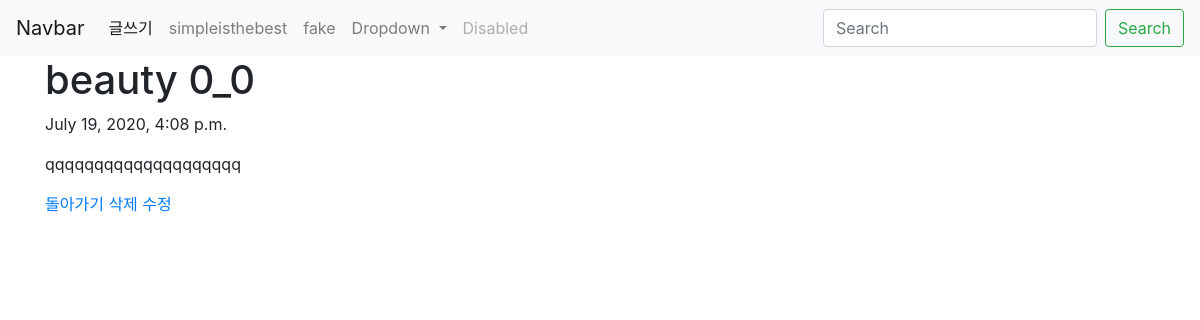
Before: /blog/1/ with the older database file.
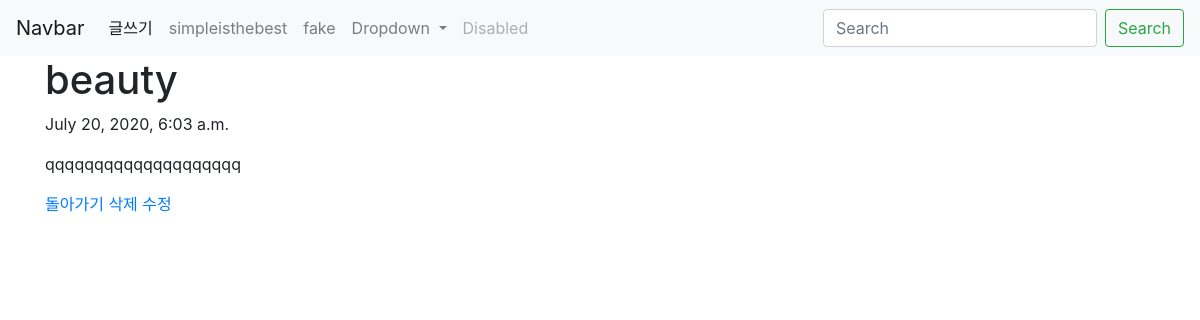
After: the same page with the newer database file.
### blog/models.py (models this page shows, shortened)
class Blog(models.Model):
    title = models.CharField(max_length=200)
    pub_date = models.DateTimeField('date published')
    body = models.TextField()

### blog/views.py (the view)
# urls.py: path('<int:blog_id>/', views.detail, name = 'detail'),
def detail(request, blog_id):
    blog_detail = get_object_or_404(Blog, pk=blog_id)
    return render(request, 'detail.html', {'blog': blog_detail})

### blog/templates/detail.html
{% extends 'base.html' %}
{% block content %}
 <h1>{{blog.title}}</h1>
 <p>{{blog.pub_date}}</p>
 <p>{{blog.body}}</p>
 <a href="{% url 'blog' %}">돌아가기</a>
 <a href="{% url 'delete' blog.id %}">삭제</a>
 <a href="{% url 'update' blog.id %}">수정</a>
{% endblock %}

Changed rows visible on the page:
changed Blog "qqqqqqqqqqqqqqqqqqqq": title "beauty 0_0" → "beauty"; pub_date "July 19, 2020, 4:08 p.m." → "July 20, 2020, 6:03 a.m."
